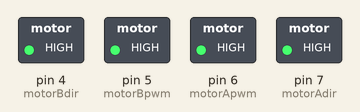
Simulated run of this sketch. Board: Arduino Uno, built with avr-gcc and run on an emulated ATmega328P. Parts: switched loads named in the sketch (green lamp = pin HIGH).

Above: at 0.12 s.
At 0.89 s:
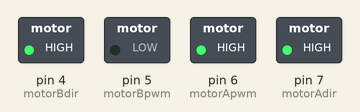
At 2.42 s:
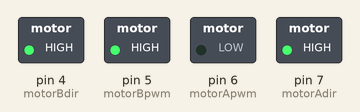
Timing chart, 0 to 3.0 s (numbered marks = the images above):
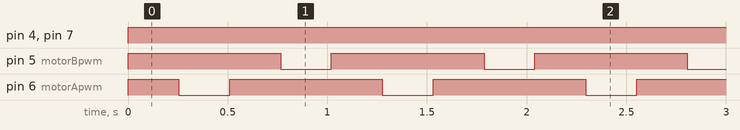

Measured:
- by itself, pin 4 (motorBdir), pin 7 (motorAdir): LOW → HIGH at 0.00 s
- by itself, pin 5 (motorBpwm), pin 6 (motorApwm): alternates HIGH for 0.77 s and LOW for 0.26 s
- by itself, everything shown: repeats every 1.0 s, in 4 steps

The sketch:

GeneticAITestingTryIt.ino
```cpp
#include <EEPROM.h>
const int motorAdir = 7;
const int motorApwm = 6;
const int motorBdir = 4;
const int motorBpwm = 5;


void setup() {
 pinMode(motorAdir, OUTPUT);
  pinMode(motorApwm, OUTPUT);
  pinMode(motorBdir, OUTPUT);
  pinMode(motorBpwm, OUTPUT);
  analogWrite(motorApwm, 255);
  analogWrite(motorBpwm, 255);
}

int geneLength = 42;
int maxim = 255;
void controlMotors(int eep_num, int i) {
      int rem = i%6;
      switch(rem){
        case 0:
          if(eep_num > maxim/2.0){
            analogWrite(motorApwm, 255);
          }else{
            analogWrite(motorApwm, 0);
          }
          break;
        case 1:
          if(eep_num > maxim/2.0){
            digitalWrite(motorAdir, HIGH);
          }else{
            digitalWrite(motorAdir, LOW);
          }
          break;
        case 2:
          delay(eep_num);
          analogWrite(motorApwm, 0);
          delay(maxim - eep_num);
          break;
        case 3:
          if(eep_num > maxim/2.0){
            analogWrite(motorBpwm, 255);
          }else{
            analogWrite(motorBpwm, 0);
          }
          break;
        case 4:
          if(eep_num > maxim/2.0){
            digitalWrite(motorBdir, HIGH);
          }else{
            digitalWrite(motorBdir, LOW);
          }
          break;
        case 5:
          delay(eep_num);
          analogWrite(motorBpwm, 0);
          delay(maxim - eep_num);
          break;
      }
}
void antiControlMotors(int eep_num, int i){
  int rem = i%6;
      switch(rem){
        case 0:
          if(eep_num > maxim/2.0){
            analogWrite(motorBpwm, 255);
          }else{
            analogWrite(motorBpwm, 0);
          }
          break;
        case 1:
          if(eep_num > maxim/2.0){
            digitalWrite(motorBdir, HIGH);
          }else{
            digitalWrite(motorBdir, LOW);
          }
          break;
        case 2:
          delay(eep_num);
          analogWrite(motorBpwm, 0);
          delay(maxim - eep_num);
          break;
        case 3:
          if(eep_num > maxim/2.0){
            analogWrite(motorApwm, 255);
          }else{
            analogWrite(motorApwm, 0);
          }
          break;
        case 4:
          if(eep_num > maxim/2.0){
            digitalWrite(motorAdir, HIGH);
          }else{
            digitalWrite(motorAdir, LOW);
          }
          break;
        case 5:
          delay(eep_num);
          analogWrite(motorApwm, 0);
          delay(maxim - eep_num);
          break;
      }
}

void loop() {
 for(int ibex = 0; ibex < geneLength; ibex++){
    controlMotors(EEPROM.read(ibex), ibex);
    antiControlMotors(EEPROM.read(ibex), ibex);
 }

}
```
